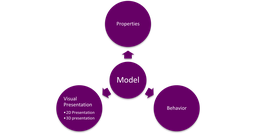
#> input picture Picture1.png, 256 x 134 px, shrunk from 2145 x 1123 before the run
$ python ARt.py
#> lines starting #> are read from the running program, lines starting #| are printed output that depends on the picture
import numpy as np
import matplotlib.pyplot as plt
from PIL import Image

# Genetic Algorithm parameters
population_size = 10
num_generations = 100
mutation_rate = 0.01

# Load the target image
target_image = Image.open('Picture1.png').convert('RGB')
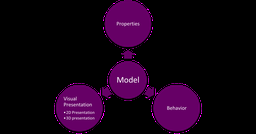
#> target_image: PIL image 256x134 RGB; mean R, G, B 21.9, 1.4, 21.9
target_array = np.array(target_image)

# Image dimensions
image_height, image_width, num_channels = target_array.shape
#> image_height = 134; image_width = 256; num_channels = 3

# Function to calculate the fitness of an image
def calculate_fitness(image):
    # Calculate fitness based on the difference between the target image and the current image
    fitness = np.sum(np.abs(target_array - image))
#> fitness = 12278568
    return fitness

# Function to generate a random image
def generate_random_image():
    return np.random.randint(0, 256, size=(image_height, image_width, num_channels))

# Function to perform selection based on tournament selection
def selection(population, fitness):
    tournament_size = 5
    selected_indices = np.random.choice(len(population), tournament_size, replace=False)
    tournament_fitness = fitness[selected_indices]
    best_index = selected_indices[np.argmin(tournament_fitness)]
    return population[best_index]

# Function to perform crossover
def crossover(parent1, parent2):
    # Perform a simple average crossover
    child = (parent1 + parent2) // 2
    return child

# Function to perform mutation
def mutate(image):
    mutated_image = image.copy()
    for i in range(image_height):
        for j in range(image_width):
            if np.random.rand() < mutation_rate:
                mutated_image[i, j] = np.random.randint(0, 256, size=num_channels)
    return mutated_image

# Function to plot the best image at each generation
def plot_best_image(best_image):
    plt.imshow(best_image)
    plt.axis('off')
    plt.title('Best Image')
    plt.show()

# Main Genetic Algorithm loop
population = [generate_random_image() for _ in range(population_size)]
fitness = np.array([calculate_fitness(image) for image in population])
#> fitness = [12278568, 12283726, 12220916, 12270594, 12239011, 12216181, 12284889, 12270969, 12237874, 12283379]
best_fitness = np.min(fitness)
#> best_fitness = 12216181
best_image = population[np.argmin(fitness)]
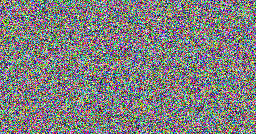
#> best_image: shape (134, 256, 3) int64; mean of channels 0, 1, 2 127.3, 127, 127; drawn as R, G, B

for generation in range(num_generations):
    new_population = []

    for _ in range(population_size // 2):
        parent1 = selection(population, fitness)
        parent2 = selection(population, fitness)
        child = crossover(parent1, parent2)
        child = mutate(child)
        new_population.extend([child])

    population = np.array(new_population)
    fitness = np.array([calculate_fitness(image) for image in population])

    if np.min(fitness) < best_fitness:
        best_fitness = np.min(fitness)
        best_image = population[np.argmin(fitness)]

    # Display the best image at each generation
    plot_best_image(best_image)
#> this loop made 100 passes
#> (fitness, best_fitness) on passes 4 to 5: ([11936034, 11945910, 11945498, 11940104, 11944958], 11936034), ([11938825, 11943106, 11933826, 11938312, 11939987], 11933826)
#> (fitness, best_fitness) on pass 1: ([12215418, 11940376, 11939252, 11939813, 12214711], 11939252)
#> pass 1, in crossover (call 2), `child = (parent1 + parent2) // 2`:
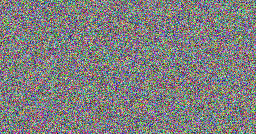
#> child: shape (134, 256, 3) int64; mean of channels 0, 1, 2 127.2, 126.8, 126.9; drawn as R, G, B
#> pass 1, in crossover (call 4), `child = (parent1 + parent2) // 2`:
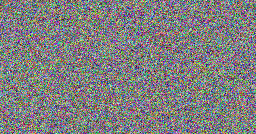
#> child: shape (134, 256, 3) int64; mean of channels 0, 1, 2 127.2, 126.5, 127.4; drawn as R, G, B
#> pass 1, in crossover (call 5), `child = (parent1 + parent2) // 2`:
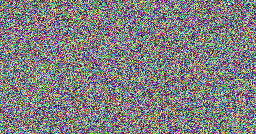
#> child: shape (134, 256, 3) int64; mean of channels 0, 1, 2 127.6, 126.5, 127.6; drawn as R, G, B
#> pass 1, in plot_best_image, `plt.show()`:
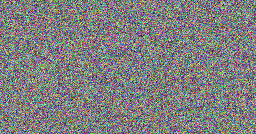
#> shown: shape (134, 256, 3); mean R, G, B 127.2, 126.6, 127.1
#> after the loop:
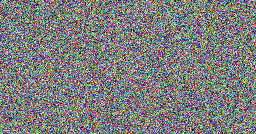
#> parent1: shape (134, 256, 3) int64; mean of channels 0, 1, 2 125.2, 125.3, 125.1; drawn as R, G, B
